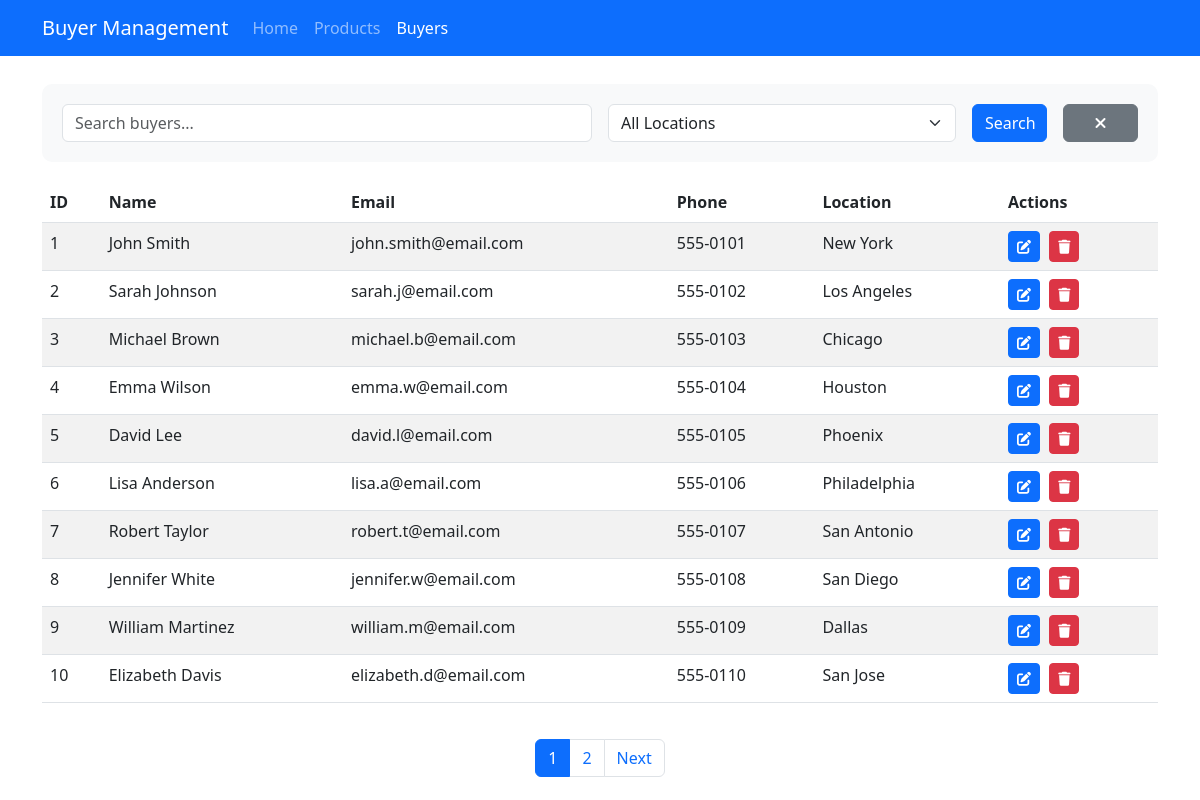
The app's page /buyers.php with its own data.
### tables this page shows
CREATE TABLE IF NOT EXISTS buyers (
    id INT PRIMARY KEY AUTO_INCREMENT,
    name VARCHAR(255) NOT NULL,
    email VARCHAR(255) NOT NULL UNIQUE,
    phone VARCHAR(20),
    location VARCHAR(255),
    created_at TIMESTAMP DEFAULT CURRENT_TIMESTAMP,
    updated_at TIMESTAMP DEFAULT CURRENT_TIMESTAMP ON UPDATE CURRENT_TIMESTAMP
);

### buyers.php (the view, shortened to what this page needs)
<?php
require_once 'config/database.php';
require_once 'includes/pagination.php';
$search = isset($_GET['search']) ? $_GET['search'] : '';
$page = isset($_GET['page']) ? (int)$_GET['page'] : 1;
$records_per_page = 10;
$offset = ($page - 1) * $records_per_page;
$count_query = "SELECT COUNT(*) as total FROM buyers WHERE 1=1";
$params = [];
$stmt = $pdo->prepare($count_query);
$stmt->execute($params);
$total_records = $stmt->fetch(PDO::FETCH_ASSOC)['total'];
$query = "SELECT * FROM buyers WHERE 1=1";
$params = [];
$query .= " LIMIT " . (int)$records_per_page . " OFFSET " . (int)$offset;
$stmt = $pdo->prepare($query);
$stmt->execute($params);
$buyers = $stmt->fetchAll(PDO::FETCH_ASSOC);
$pagination = getPagination($total_records, $records_per_page, $page);
?>
<!DOCTYPE html>
<html lang="en">
<head>
    <link href="https://cdn.jsdelivr.net/npm/bootstrap@5.3.0/dist/css/bootstrap.min.css" rel="stylesheet">
    <link href="https://cdnjs.cloudflare.com/ajax/libs/font-awesome/6.0.0/css/all.min.css" rel="stylesheet">
</head>
<body>
    <nav class="navbar navbar-expand-lg navbar-dark bg-primary">
        <div class="container">
            <a class="navbar-brand" href="index.php">Buyer Management</a>
            <div class="collapse navbar-collapse" id="navbarNav">
                <ul class="navbar-nav">
                    <li class="nav-item">
                        <a class="nav-link" href="index.php">Home</a>
                    </li>
                    <li class="nav-item">
                        <a class="nav-link" href="products.php">Products</a>
                    </li>
                    <li class="nav-item">
                        <a class="nav-link active" href="buyers.php">Buyers</a>
                    </li>
                </ul>
            </div>
        </div>
    </nav>
    <div class="container mt-4">
        <div class="search-container">
            <form method="GET" class="row g-3">
                <div class="col-md-6">
                    <input type="text" class="form-control" name="search" placeholder="Search buyers..." value="<?php echo htmlspecialchars($search); ?>">
                </div>
                <div class="col-md-4">
                    <select class="form-select" name="location">
                        <option value="">All Locations</option>
                    </select>
                </div>
                <div class="col-md-1">
                    <button type="submit" class="btn btn-primary w-100">Search</button>
                </div>
                <div class="col-md-1">
                    <a href="buyers.php" class="btn btn-secondary w-100" title="Clear Search">
                        <i class="fas fa-times"></i>
                    </a>
                </div>
            </form>
        </div>
        <div class="table-responsive">
            <table class="table table-striped">
                <thead>
                    <tr>
                        <th>ID</th>
                        <th>Name</th>
                        <th>Email</th>
                        <th>Phone</th>
                        <th>Location</th>
                        <th>Actions</th>
                    </tr>
                </thead>
                <tbody>
                    <?php foreach ($buyers as $buyer): ?>
                        <tr>
                            <td><?php echo htmlspecialchars($buyer['id']); ?></td>
                            <td><?php echo htmlspecialchars($buyer['name']); ?></td>
                            <td><?php echo htmlspecialchars($buyer['email']); ?></td>
                            <td><?php echo htmlspecialchars($buyer['phone']); ?></td>
                            <td><?php echo htmlspecialchars($buyer['location']); ?></td>
                            <td class="action-buttons">
                                <button class="btn btn-sm btn-primary edit-buyer" data-id="<?php echo $buyer['id']; ?>" title="Edit Buyer">
                                    <i class="fas fa-edit"></i>
                                </button>
                                <button class="btn btn-sm btn-danger delete-buyer" data-id="<?php echo $buyer['id']; ?>" title="Delete Buyer">
                                    <i class="fas fa-trash"></i>
                                </button>
                            </td>
                        </tr>
                    <?php endforeach; ?>
                </tbody>
            </table>
        </div>
        <?php echo $pagination; ?>
    </div>
</body>
</html>

### includes/pagination.php (shortened to what this page needs)
<?php
function getPagination($total_records, $records_per_page, $current_page) {
    $total_pages = ceil($total_records / $records_per_page);
    $pagination = '';
    if ($total_pages > 1) {
        $pagination .= '<nav aria-label="Page navigation"><ul class="pagination justify-content-center">';
        for ($i = 1; $i <= $total_pages; $i++) {
            $active = ($i == $current_page) ? 'active' : '';
            $pagination .= '<li class="page-item ' . $active . '"><a class="page-link" href="?page=' . $i . '">' . $i . '</a></li>';
        }
        if ($current_page < $total_pages) {
            $pagination .= '<li class="page-item"><a class="page-link" href="?page=' . ($current_page + 1) . '">Next</a></li>';
        }
        $pagination .= '</ul></nav>';
    }
    return $pagination;
}
?>

### buyers.php (style rules this page uses)
.navbar { position: fixed; top: 0; width: 100%; z-index: 1000; }
body { padding-top: 60px; }
.search-container { background: #f8f9fa; padding: 20px; border-radius: 10px; margin-bottom: 20px; }
.action-buttons .btn { margin-right: 5px; }
.pagination { margin-top: 20px; }

### records on screen
buyers: id "1", name "John Smith", email "john.smith@email.com", phone "555-0101", location "New York"
buyers: id "2", name "Sarah Johnson", email "sarah.j@email.com", phone "555-0102", location "Los Angeles"
buyers: id "3", name "Michael Brown", email "michael.b@email.com", phone "555-0103", location "Chicago"
buyers: id "4", name "Emma Wilson", email "emma.w@email.com", phone "555-0104", location "Houston"
buyers: id "5", name "David Lee", email "david.l@email.com", phone "555-0105", location "Phoenix"
buyers: id "6", name "Lisa Anderson", email "lisa.a@email.com", phone "555-0106", location "Philadelphia"
buyers: id "7", name "Robert Taylor", email "robert.t@email.com", phone "555-0107", location "San Antonio"
buyers: id "8", name "Jennifer White", email "jennifer.w@email.com", phone "555-0108", location "San Diego"
buyers: id "9", name "William Martinez", email "william.m@email.com", phone "555-0109", location "Dallas"
buyers: id "10", name "Elizabeth Davis", email "elizabeth.d@email.com", phone "555-0110", location "San Jose"
